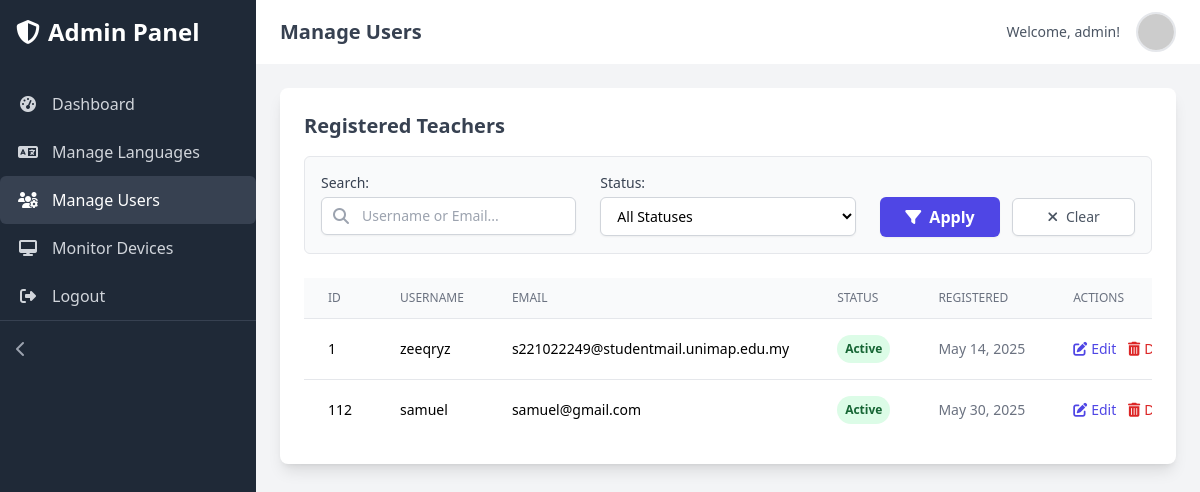
/main/admin_manage_users.php (signed in), run on the app's committed database.
### tables this page shows
CREATE TABLE `users` (
  `id` int(11) NOT NULL,
  `username` varchar(255) NOT NULL,
  `email` varchar(255) NOT NULL,
  `password` varchar(255) NOT NULL,
  `role` enum('admin','teacher') NOT NULL,
  `status` enum('active','inactive') DEFAULT 'active',
  `created_at` timestamp NOT NULL DEFAULT current_timestamp(),
  `updated_at` timestamp NOT NULL DEFAULT current_timestamp() ON UPDATE current_timestamp(),
  `profile_pic_path` varchar(255) DEFAULT NULL
);

### main/admin_manage_users.php (the view, shortened to what this page needs)
<?php
include 'db_connection.php';
$search_query = trim($_GET['search_query'] ?? '');
$status_filter = trim($_GET['status_filter'] ?? '');
function get_user_redirect_url($base_url, $query, $status) {
    $url = $base_url; $params = [];
    return $url;
}
$sql = "SELECT id, username, email, role, status, created_at FROM users WHERE role = 'teacher'";
$sql .= " ORDER BY id ASC";
$stmt_all = $conn->prepare($sql); $result_all_teachers = false;
if ($stmt_all) {
    if ($stmt_all->execute()) $result_all_teachers = $stmt_all->get_result();
    else $error_message = "Error fetching teachers: " . $stmt_all->error;
} else $error_message = "Error preparing fetch: " . $conn->error;
?>
<!DOCTYPE html>
<html lang="en">
<head>
    <script src="https://cdn.tailwindcss.com"></script>
    <link rel="stylesheet" href="https://cdnjs.cloudflare.com/ajax/libs/font-awesome/6.5.2/css/all.min.css" />
</head>
<body class="bg-gray-100 font-sans antialiased">
<div class="flex h-screen overflow-hidden">
    <?php include 'sidebar.php'; ?>
    <div class="flex-1 flex flex-col overflow-hidden">
        <header class="bg-white shadow-md">
             <div class="container mx-auto px-6 py-3 flex items-center justify-between">
                <div class="flex items-center">
                     <h1 class="text-xl font-semibold text-gray-700 hidden lg:block">Manage Users</h1>
                </div>
                <div class="flex items-center space-x-4">
                    <span class="text-gray-600 text-sm">Welcome, <?php echo htmlspecialchars($_SESSION['username']); ?>!</span>
                    <button class="block h-10 w-10 rounded-full overflow-hidden border-2"><img class="h-full w-full object-cover" src="https://placehold.co/40x40/718096/E2E8F0?text=A" alt="Avatar" /></button>
                </div>
            </div>
        </header>
        <main class="flex-1 overflow-x-hidden overflow-y-auto bg-gray-100 p-6">
            <div class="container mx-auto">
                <div class="bg-white p-6 rounded-lg shadow-lg">
                    <h2 class="text-xl font-semibold text-gray-700 mb-4">Registered Teachers</h2>
                    <form action="<?php echo htmlspecialchars($_SERVER["PHP_SELF"]); ?>" method="GET" class="mb-6">
                        <div class="grid grid-cols-1 md:grid-cols-3 gap-x-6 gap-y-4 bg-gray-50 p-4 rounded-md border border-gray-200">
                           <div class="md:col-span-1">
                                <label for="search_query_input" class="block text-sm font-medium text-gray-700">Search:</label>
                                <div class="relative mt-1">
                                    <div class="absolute inset-y-0 left-0 pl-3 flex items-center pointer-events-none"><i class="fas fa-search text-gray-400"></i></div>
                                    <input type="text" name="search_query" id="search_query_input" placeholder="Username or Email..." class="block w-full pl-10 px-3 py-2 bg-white border border-gray-300 rounded-md shadow-sm focus:outline-none focus:ring-indigo-500 focus:border-indigo-500 sm:text-sm" value="<?php echo htmlspecialchars($search_query); ?>">
                                </div>
                           </div>
                           <div class="md:col-span-1">
                                <label for="status_filter_select" class="block text-sm font-medium text-gray-700">Status:</label>
                                <select name="status_filter" id="status_filter_select" class="mt-1 block w-full px-3 py-2 bg-white border border-gray-300 rounded-md shadow-sm focus:outline-none focus:ring-indigo-500 focus:border-indigo-500 sm:text-sm">
                                    <option value="">All Statuses</option>
                                </select>
                           </div>
                           <div class="md:col-span-1">
                                <label class="block text-sm font-medium text-gray-700">&nbsp;</label>
                                <div class="flex items-center space-x-3 mt-1">
                                    <button type="submit" class="btn-icon flex-1 justify-center bg-indigo-600 hover:bg-indigo-700 text-white font-semibold py-2 px-4 rounded-md shadow-sm"><i class="fas fa-filter"></i>Apply</button>
                                    <a href="admin_manage_users.php" class="btn-icon flex-1 justify-center text-center text-gray-600 hover:text-gray-900 bg-white hover:bg-gray-100 border border-gray-300 py-2 px-4 rounded-md text-sm shadow-sm"><i class="fas fa-times"></i>Clear</a>
                                </div>
                            </div>
                        </div>
                    </form>
                    <div class="overflow-x-auto">
                        <?php if ($result_all_teachers && $result_all_teachers->num_rows > 0): ?>
                            <table class="min-w-full divide-y divide-gray-200">
                                <thead class="bg-gray-50"><tr><th class="px-6 py-3 text-left text-xs font-medium text-gray-500 uppercase">ID</th><th class="px-6 py-3 text-left text-xs font-medium text-gray-500 uppercase">Username</th><th class="px-6 py-3 text-left text-xs font-medium text-gray-500 uppercase">Email</th><th class="px-6 py-3 text-left text-xs font-medium text-gray-500 uppercase">Status</th><th class="px-6 py-3 text-left text-xs font-medium text-gray-500 uppercase">Registered</th><th class="px-6 py-3 text-left text-xs font-medium text-gray-500 uppercase">Actions</th></tr></thead>
                                <tbody class="bg-white divide-y divide-gray-200">
                                    <?php while ($teacher = $result_all_teachers->fetch_assoc()): ?>
                                        <tr>
                                            <td class="px-6 py-4 whitespace-nowrap text-sm"><?php echo $teacher['id']; ?></td>
                                            <td class="px-6 py-4 whitespace-nowrap text-sm"><?php echo htmlspecialchars($teacher['username']); ?></td>
                                            <td class="px-6 py-4 whitespace-nowrap text-sm"><?php echo htmlspecialchars($teacher['email']); ?></td>
                                            <td class="px-6 py-4 whitespace-nowrap text-sm"><span class="px-2 py-1 inline-flex text-xs leading-5 font-semibold rounded-full <?php echo ($teacher['status'] === 'active' ? 'bg-green-100 text-green-800' : 'bg-red-100 text-red-800'); ?>"><?php echo ucfirst($teacher['status']); ?></span></td>
                                            <td class="px-6 py-4 whitespace-nowrap text-sm text-gray-500"><?php echo date('M d, Y', strtotime($teacher['created_at'])); ?></td>
                                            <td class="px-6 py-4 whitespace-nowrap text-sm font-medium space-x-2">
                                                <a href="<?php echo get_user_redirect_url('admin_manage_users.php', $search_query, $status_filter) . '&edit_user=' . $teacher['id']; ?>#edit-section" class="text-indigo-600 hover:text-indigo-900"><i class="fas fa-edit mr-1"></i>Edit</a>
                                                <form action="<?php echo htmlspecialchars($_SERVER["PHP_SELF"]); ?>" method="POST" class="inline-block">
                                                    <button type="submit" name="delete_user" class="text-red-600 hover:text-red-900" onclick="return confirm('Delete \'<?php echo addslashes($teacher['username']); ?>\'?');"><i class="fas fa-trash-alt mr-1"></i>Delete</button>
                                                </form>
                                            </td>
                                        </tr>
                                    <?php endwhile; ?>
                                </tbody>
                            </table>
                        <?php else: ?>
                            <div class="text-center py-8"><i class="fas fa-users-slash fa-3x text-gray-400 mb-3"></i><p class="text-gray-500"><?php echo (!empty($search_query) || !empty($status_filter)) ? "No teachers found matching criteria." : "No teachers found."; ?></p></div>
                        <?php endif; ?>
                    </div>
                </div>
            </div>
        </main>
    </div>
</div>
</body>
</html>

### main/sidebar.php
<?php
$current_page = basename($_SERVER['PHP_SELF']);
$menu_items = [
    'admin_overview.php'        => ['label' => 'Dashboard', 'icon' => 'fa-tachometer-alt'],
    'admin_dashboard.php'       => ['label' => 'Manage Languages', 'icon' => 'fa-language'],
    'admin_manage_users.php'    => ['label' => 'Manage Users', 'icon' => 'fa-users-cog'],
    'admin_monitor_devices.php' => ['label' => 'Monitor Devices', 'icon' => 'fa-desktop'],
    'logout_admin.php'          => ['label' => 'Logout', 'icon' => 'fa-sign-out-alt'],
];
?>
<aside id="sidebar" class="sidebar w-64 bg-gray-800 text-gray-100 flex-shrink-0 overflow-y-auto">
    <div class="p-4">
        <a href="admin_dashboard.php" class="flex items-center space-x-2 text-white text-2xl font-semibold">
            <i class="fas fa-shield-alt"></i>
            <span class="sidebar-text">Admin Panel</span>
        </a>
    </div>
    <nav class="mt-4">
        <?php foreach ($menu_items as $file => $item):
            $active_class = ($file === $current_page) ? 'bg-gray-700 text-white' : 'text-gray-300 hover:bg-gray-700 hover:text-white';
        ?>
            <a href="<?php echo $file; ?>" class="flex items-center px-4 py-3 rounded-md transition duration-150 <?php echo $active_class; ?>">
                <i class="fas <?php echo $item['icon']; ?> w-6 text-center"></i>
                <span class="ml-3 sidebar-text"><?php echo $item['label']; ?></span>
            </a>
        <?php endforeach; ?>
    </nav>
    <div class="p-4 mt-auto border-t border-gray-700">
        <button id="sidebarToggle" class="text-gray-400 hover:text-white focus:outline-none">
            <i class="fas fa-chevron-left"></i>
        </button>
    </div>
</aside>

### main/admin_manage_users.php (style rules this page uses)
.sidebar { transition: width 0.3s ease-in-out; }
.btn-icon { display: inline-flex; align-items: center; justify-content: center; }
.btn-icon i { margin-right: 0.5rem; }
#sidebar { height: 100vh; }

### data on the page
users: id "1", username "zeeqryz", email "s221022249@studentmail.unimap.edu.my", status "Active", created_at "May 14, 2025"
users: id "112", username "samuel", email "samuel@gmail.com", status "Active", created_at "May 30, 2025"

### other printed values
$item['label'] "Dashboard"
$item['label'] "Manage Languages"
$item['label'] "Manage Users"
$item['label'] "Monitor Devices"
$item['label'] "Logout"
$_SESSION['username'] "admin"
